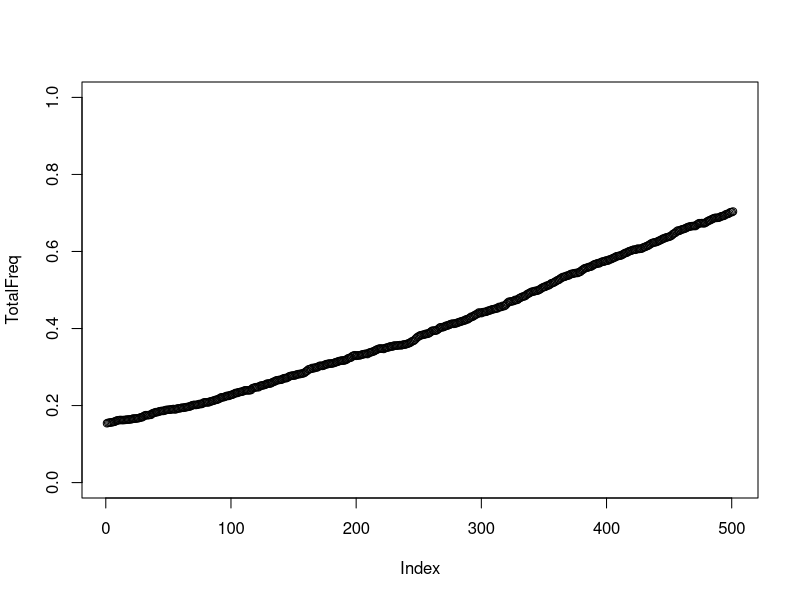

Here is the R script that generated this plot:
ancientfreq  = runif(1, 0.05,0.2)
Generations = 500
N = 200000
selectioncoef = 0.005

M = matrix(0, nrow = 0, ncol = 4)
TotalFreq = c(ancientfreq)
currentfreq = ancientfreq
for (i in 1:Generations) {

  newmean  = (currentfreq + currentfreq * selectioncoef )  /(1 + currentfreq * selectioncoef)
  
currentfreq  = rbinom(1, N, newmean ) / N

  TotalFreq = c(TotalFreq, currentfreq)

if (i %% 1 == 0) {
    r = runif(1)
    if (r < currentfreq**2) M = rbind(M, c(paste0(toString(Generations-i), ".0001"), "-inf", "-inf", "0.00") )
    else if (r < currentfreq**2 + (1 - currentfreq)**2 ) {
      M = rbind(M, c(paste0(toString(Generations-i), ".0001"), "0.00", "-inf",  "-inf") )
    }
    else {
      M = rbind(M, c(paste0(toString(Generations-i), ".0001"), "-inf",   "0.00", "-inf") )
    }  
}}
M = M[-nrow(M),]
M = M[nrow(M):1,]
plot(TotalFreq, ylim = c(0,1))
writeLines(toString(TotalFreq ), "FrequencyTrajectory.txt", sep = "\n")
writeLines(toString(TotalFreq[length(TotalFreq)] ), "ModernFreq.txt", sep = "\n")

write.table(M, file = "Samples.txt", quote = F, sep = " ", row.names = F, col.names = F)

